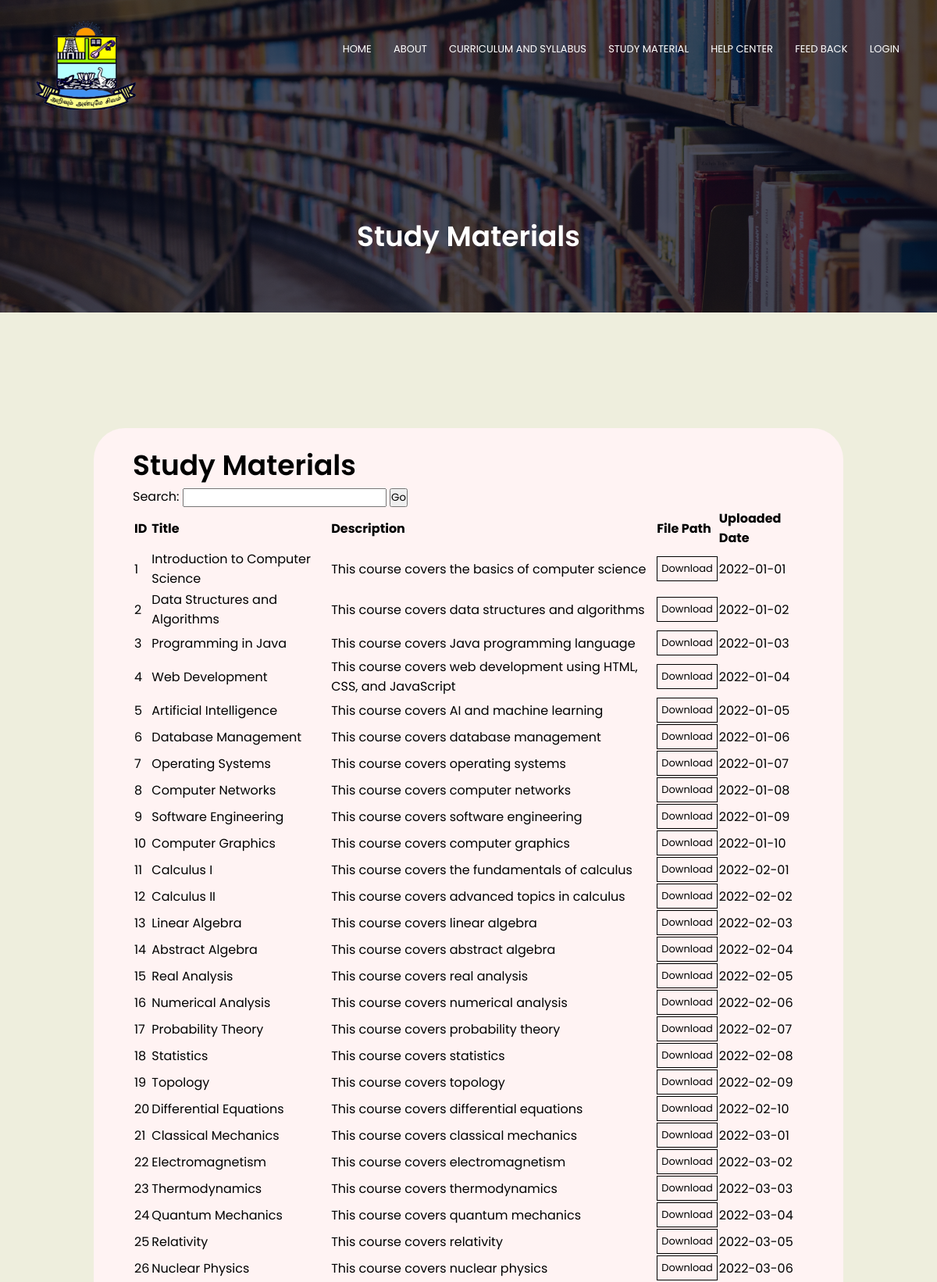
/study_materials.php (upper part), run on the app's committed database.
### tables this page shows
CREATE TABLE `study_materials` (
  `id` int(11) NOT NULL,
  `title` varchar(255) NOT NULL,
  `description` text DEFAULT NULL,
  `file_path` varchar(255) NOT NULL,
  `uploaded_date` date NOT NULL
);

### study_materials.php (the view, shortened to what this page needs)
<?php
$host = "localhost";
$user = "root";
$password = "";
$database = "college";
$conn = mysqli_connect($host, $user, $password, $database);
?>
<!DOCTYPE html>
<html>
<head>
        <link rel="stylesheet" href="style.css">
        <link rel="stylesheet" href="https://stackpath.bootstrapcdn.com/font-awesome/4.7.0/css/font-awesome.min.css">
</head>
<body>
<section class="sub-header sub-header-image-5">
            <nav>
                <a href="index.html"><img src="images/Ramdeobaba-Logo.png"></a>
                <div class="nav-links" id="navLinks">
                    <ul>
                        <li><a href="index.php">HOME</a></li>
                        <li><a href="about.html">ABOUT</a></li>
                        <li><a href="Curriculum and Syllabus.html">CURRICULUM AND SYLLABUS</a></li>
                        <li><a href="study_materials.php">STUDY MATERIAL</a></li>
                        <li><a href="helpcenter.php">HELP CENTER</a></li>
                        <li><a href="feedback.php">FEED BACK</a></li>
                        <li><a href="login.php">LOGIN</a></li>
                    </ul>
                </div>
            </nav>
            <h1>Study Materials</h1>
        </section>
<section class="course">
    <div class="help-row">
    <div class="help-col">
	<h1>Study Materials</h1>
	<form method="GET" action="study_materials.php">
		<label for="search">Search:</label>
		<input type="text" id="search" name="search" value="<?php echo isset($search_term) ? $search_term : ''; ?>">
		<button type="submit">Go</button>
	</form>
	<?php
	if (!isset($_GET['search']) || $num_results == 0) {
		$query = "SELECT * FROM study_materials";
		$result = mysqli_query($conn, $query);
		echo "<table>";
		echo "<tr><th>ID</th><th>Title</th><th>Description</th><th>File Path</th><th>Uploaded Date</th></tr>";
		while ($row = mysqli_fetch_assoc($result)) {
			echo "<tr><td>".$row['id']."</td><td>".$row['title']."</td><td>".$row['description']."</td><td><a href='".$row['file_path']."' class=\"hero-btn-2\" >Download</a></td><td>".$row['uploaded_date']."</td></tr>";
		}
		echo "</table>";
	}
	?>
    </div>
    </div>
</section>
</body>
</html>

### style.css (style rules this page uses)
* { margin: 0; padding: 0; font-family: "Poppins", sans-serif; scroll-behavior: smooth; }
body { background-color: #eed; }
nav { display: flex; padding: 2% 3%; justify-content: space-between; align-items: center; }
nav img { height: 120px; }
.nav-links { margin-top: -50px; flex: 1; text-align: right; }
.nav-links ul li { list-style: none; display: inline-block; padding: 8px 12px; position: relative; }
.nav-links ul li a { color: white; text-decoration: none; font-size: 13px; }
.nav-links ul li ::after { content: ""; width: 0%; height: 2px; background: #f44336; display: block; margin: auto; transition: 0.3s; }
.hero-btn-2 { display: inline-block; text-decoration: none; color: rgb(0, 0, 0); border: 1px solid rgb(0, 0, 0); padding: 5px; font-size: 13px; background: transparent; position: relative; cursor: pointer; }
.course { width: 80%; margin: auto; text-align: center; padding-top: 100px; }
h1 { font-size: 36px; font-weight: 600; }
.help-row { margin-top: 5%; display: flex; justify-content: space-between; }
.help-col { flex-basis: 100%; background: #fff3f3; border-radius: 40px; margin-bottom: 5%; padding: 20px 50px; box-sizing: border-box; transition: 0.2s; text-align: left; }
.sub-header { height: 50vh; width: 100%; background-position: center; background-size: cover; text-align: center; color: white; }
.sub-header-image-5 { background-image: linear-gradient(rgba(4, 9, 30, 0.7), rgba(4, 9, 30, 0.7)), url(images/books.jpg); }
.sub-header h1 { margin-top: 100px; }

### data on the page
study_materials: id "1", title "Introduction to Computer Science", description "This course covers the basics of computer science", uploaded_date "2022-01-01"
study_materials: id "2", title "Data Structures and Algorithms", description "This course covers data structures and algorithms", uploaded_date "2022-01-02"
study_materials: id "3", title "Programming in Java", description "This course covers Java programming language", uploaded_date "2022-01-03"
study_materials: id "4", title "Web Development", description "This course covers web development using HTML, CSS, and JavaScript", uploaded_date "2022-01-04"
study_materials: id "5", title "Artificial Intelligence", description "This course covers AI and machine learning", uploaded_date "2022-01-05"
study_materials: id "6", title "Database Management", description "This course covers database management", uploaded_date "2022-01-06"
study_materials: id "7", title "Operating Systems", description "This course covers operating systems", uploaded_date "2022-01-07"
study_materials: id "8", title "Computer Networks", description "This course covers computer networks", uploaded_date "2022-01-08"
study_materials: id "9", title "Software Engineering", description "This course covers software engineering", uploaded_date "2022-01-09"
study_materials: id "10", title "Computer Graphics", description "This course covers computer graphics", uploaded_date "2022-01-10"
study_materials: id "11", title "Calculus I", description "This course covers the fundamentals of calculus", uploaded_date "2022-02-01"
study_materials: id "12", title "Calculus II", description "This course covers advanced topics in calculus", uploaded_date "2022-02-02"
study_materials: id "13", title "Linear Algebra", description "This course covers linear algebra", uploaded_date "2022-02-03"
study_materials: id "14", title "Abstract Algebra", description "This course covers abstract algebra", uploaded_date "2022-02-04"
study_materials: id "15", title "Real Analysis", description "This course covers real analysis", uploaded_date "2022-02-05"
study_materials: id "16", title "Numerical Analysis", description "This course covers numerical analysis", uploaded_date "2022-02-06"
study_materials: id "17", title "Probability Theory", description "This course covers probability theory", uploaded_date "2022-02-07"
study_materials: id "18", title "Statistics", description "This course covers statistics", uploaded_date "2022-02-08"
study_materials: id "19", title "Topology", description "This course covers topology", uploaded_date "2022-02-09"
study_materials: id "20", title "Differential Equations", description "This course covers differential equations", uploaded_date "2022-02-10"
study_materials: id "21", title "Classical Mechanics", description "This course covers classical mechanics", uploaded_date "2022-03-01"
study_materials: id "22", title "Electromagnetism", description "This course covers electromagnetism", uploaded_date "2022-03-02"
study_materials: id "23", title "Thermodynamics", description "This course covers thermodynamics", uploaded_date "2022-03-03"
study_materials: id "24", title "Quantum Mechanics", description "This course covers quantum mechanics", uploaded_date "2022-03-04"
study_materials: id "25", title "Relativity", description "This course covers relativity", uploaded_date "2022-03-05"
study_materials: id "26", title "Nuclear Physics", description "This course covers nuclear physics", uploaded_date "2022-03-06"
